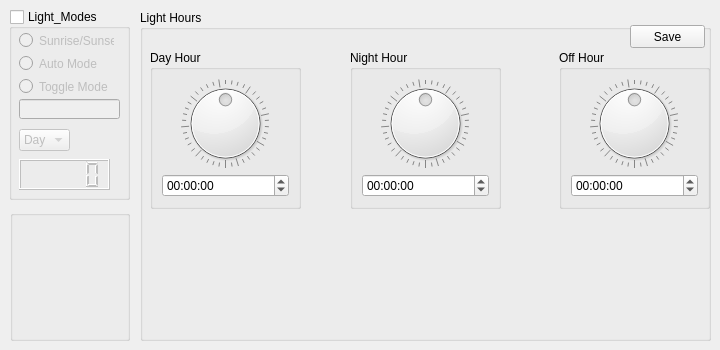
    <widget class="QWidget" name="Home_tab">
     <attribute name="title">
      <string>Light Control</string>
     </attribute>
     <widget class="QGroupBox" name="Light_Modes">
      <property name="geometry">
       <rect>
        <x>9</x>
        <y>9</y>
        <width>121</width>
        <height>191</height>
       </rect>
      </property>
      <property name="autoFillBackground">
       <bool>true</bool>
      </property>
      <property name="title">
       <string>Light_Modes</string>
      </property>
      <property name="checkable">
       <bool>true</bool>
      </property>
      <property name="checked">
       <bool>false</bool>
      </property>
      <widget class="QRadioButton" name="sunrise_sunset_radioButton">
       <property name="geometry">
        <rect>
         <x>10</x>
         <y>23</y>
         <width>95</width>
         <height>17</height>
        </rect>
       </property>
       <property name="text">
        <string>Sunrise/Sunset</string>
       </property>
       <property name="autoRepeat">
        <bool>false</bool>
       </property>
      </widget>
      <widget class="QRadioButton" name="manual_hour_mode_radioButton">
       <property name="geometry">
        <rect>
         <x>10</x>
         <y>46</y>
         <width>88</width>
         <height>17</height>
        </rect>
       </property>
       <property name="text">
        <string>Auto Mode</string>
       </property>
      </widget>
      <widget class="QRadioButton" name="toggle_mode_radioButton">
       <property name="geometry">
        <rect>
         <x>10</x>
         <y>69</y>
         <width>91</width>
         <height>17</height>
        </rect>
       </property>
       <property name="text">
        <string>Toggle Mode</string>
       </property>
      </widget>
      <widget class="QLCDNumber" name="light_clock_display">
       <property name="geometry">
        <rect>
         <x>10</x>
         <y>150</y>
         <width>91</width>
         <height>31</height>
        </rect>
       </property>
      </widget>
      <widget class="QComboBox" name="light_mode_comboBox">
       <property name="geometry">
        <rect>
         <x>10</x>
         <y>120</y>
         <width>51</width>
         <height>22</height>
        </rect>
       </property>
       <item>
        <property name="text">
         <string>Day</string>
        </property>
       </item>
       <item>
        <property name="text">
         <string>Night</string>
        </property>
       </item>
       <item>
        <property name="text">
         <string>Off</string>
        </property>
       </item>
      </widget>
      <widget class="QLineEdit" name="light_mode_display">
       <property name="geometry">
        <rect>
         <x>10</x>
         <y>90</y>
         <width>101</width>
         <height>20</height>
        </rect>
       </property>
      </widget>
     </widget>
     <widget class="QGroupBox" name="Light_Modes_Manual_Hours">
      <property name="geometry">
       <rect>
        <x>140</x>
        <y>10</y>
        <width>571</width>
        <height>331</height>
       </rect>
      </property>
      <property name="autoFillBackground">
       <bool>true</bool>
      </property>
      <property name="title">
       <string>Light Hours</string>
      </property>
      <widget class="QPushButton" name="pushButton_7">
       <property name="geometry">
        <rect>
         <x>490</x>
         <y>15</y>
         <width>75</width>
         <height>23</height>
        </rect>
       </property>
       <property name="text">
        <string>Save</string>
       </property>
      </widget>
      <widget class="QGroupBox" name="groupBox_21">
       <property name="geometry">
        <rect>
         <x>419</x>
         <y>40</y>
         <width>151</width>
         <height>159</height>
        </rect>
       </property>
       <property name="title">
        <string>Off Hour</string>
       </property>
       <layout class="QVBoxLayout" name="verticalLayout_3">
        <item>
         <widget class="QDial" name="off_hour_wheel">
          <property name="maximum">
           <number>1440</number>
          </property>
          <property name="value">
           <number>720</number>
          </property>
          <property name="wrapping">
           <bool>true</bool>
          </property>
          <property name="notchTarget">
           <double>24.000000000000000</double>
          </property>
          <property name="notchesVisible">
           <bool>true</bool>
          </property>
         </widget>
        </item>
        <item>
         <widget class="QTimeEdit" name="off_hour_timeEdit">
          <property name="wrapping">
           <bool>true</bool>
          </property>
          <property name="accelerated">
           <bool>true</bool>
          </property>
         </widget>
        </item>
       </layout>
      </widget>
      <widget class="QGroupBox" name="groupBox_19">
       <property name="geometry">
        <rect>
         <x>10</x>
         <y>40</y>
         <width>151</width>
         <height>159</height>
        </rect>
       </property>
       <property name="title">
        <string>Day Hour</string>
       </property>
       <layout class="QVBoxLayout" name="verticalLayout">
        <item>
         <widget class="QDial" name="day_hour_wheel">
          <property name="autoFillBackground">
           <bool>false</bool>
          </property>
          <property name="maximum">
           <number>1440</number>
          </property>
          <property name="value">
           <number>720</number>
          </property>
          <property name="wrapping">
           <bool>true</bool>
          </property>
          <property name="notchTarget">
           <double>24.000000000000000</double>
          </property>
          <property name="notchesVisible">
           <bool>true</bool>
          </property>
         </widget>
        </item>
        <item>
         <widget class="QTimeEdit" name="day_hour_timeEdit">
          <property name="wrapping">
           <bool>true</bool>
          </property>
          <property name="accelerated">
           <bool>true</bool>
          </property>
         </widget>
        </item>
       </layout>
      </widget>
      <widget class="QGroupBox" name="groupBox_20">
       <property name="geometry">
        <rect>
         <x>210</x>
         <y>40</y>
         <width>151</width>
         <height>159</height>
        </rect>
       </property>
       <property name="title">
        <string>Night Hour</string>
       </property>
       <layout class="QVBoxLayout" name="verticalLayout_2">
        <item>
         <widget class="QDial" name="night_hour_wheel">
          <property name="maximum">
           <number>1440</number>
          </property>
          <property name="value">
           <number>720</number>
          </property>
          <property name="wrapping">
           <bool>true</bool>
          </property>
          <property name="notchTarget">
           <double>24.000000000000000</double>
          </property>
          <property name="notchesVisible">
           <bool>true</bool>
          </property>
         </widget>
        </item>
        <item>
         <widget class="QTimeEdit" name="night_hour_timeEdit">
          <property name="wrapping">
           <bool>true</bool>
          </property>
          <property name="accelerated">
           <bool>true</bool>
          </property>
         </widget>
        </item>
       </layout>
      </widget>
     </widget>
     <widget class="QGroupBox" name="groupBox_11">
      <property name="geometry">
       <rect>
        <x>10</x>
        <y>210</y>
        <width>120</width>
        <height>131</height>
       </rect>
      </property>
      <property name="title">
       <string/>
      </property>
     </widget>
    </widget>
